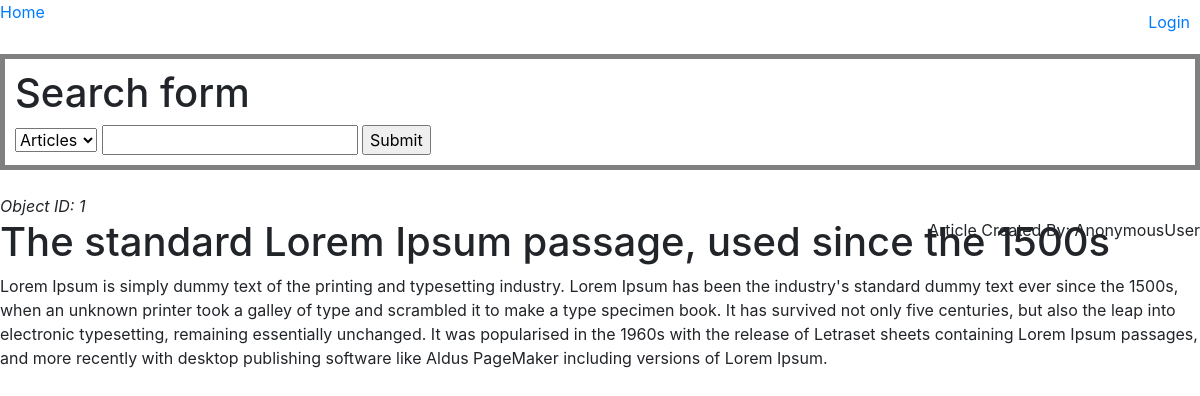
/articles/the-standard-lorem-ipsum-passage-used-since-the-1500s/, run on the app's committed database.
### articles/models.py (models this page shows, shortened)
class Article(models.Model):
    user = models.ForeignKey(User, blank=True, null=True, on_delete=models.SET_NULL)
    title = models.CharField(max_length=220)
    content = models.TextField()
    slug = models.SlugField(unique=True, null=True, blank=True, max_length=150)
    timestamp = models.DateTimeField(auto_now_add=True)
    updated = models.DateTimeField(auto_now=True)
    publish = models.DateField(null=True, blank=True, auto_now=False, auto_now_add=False)
    objects = ArticleManager()

### articles/views.py (the view)
# urls.py: path('<slug:slug>/', article_detail_view, name="detail"),
def article_detail_view(request, slug=None):
    article_obj = None
    if slug is not None:
        try:
            article_obj = Article.objects.get(slug=slug)
        except:
            raise Http404
    context = {
        "object": article_obj,
        "id": article_obj.id,
        "title": article_obj.title,
        "content": article_obj.content,
    }
    return render(request, "articles/detail.html", context)

### articles/models.py (called while the page is built)
    def get_queryset(self):
        return ArticleQuerySet(self.model, using=self._db)

### templates/articles/detail.html
{% extends 'base.html' %}
{% block content %}
<i>Object ID: {{id}}</i>
<p style="position:absolute; right:0">Article Created By: {{ user }}</p>
<h1>{{title}}</h1>
<p>{{content}}</p>
{% endblock %}

### data on the page
Article: title "The standard Lorem Ipsum passage, used since the 1500s", content "Lorem Ipsum is simply dummy text of the printing and typesetting industry. Lorem Ipsum has been the industry's standard dummy text ever since the 1500s, when an unknown printer took a galley of type and scrambled it to make a type specimen book. It has survived not only five centuries, but also the leap into electronic typesetting, remaining essentially unchanged. It was popularised in the 1960s with the release of Letraset sheets containing Lorem Ipsum passages, and more recently with desktop publishing software like Aldus PageMaker including versions of Lorem Ipsum."

### other printed values
{{ id }} "1"
{{ user }} "AnonymousUser"
